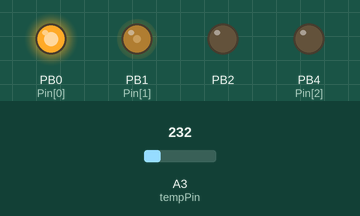
The sketch below on a simulated ATtiny85, built with avr-gcc and run on an emulated ATtiny85. Parts: output pins drawn as LEDs (lit = HIGH). Inputs (shaded band) come from the test bench; at power-on: A3 (tempPin) = 232.

Above: at 1.2 s.
1.3 s: A3 (tempPin) set to 212
At 2.3 s:
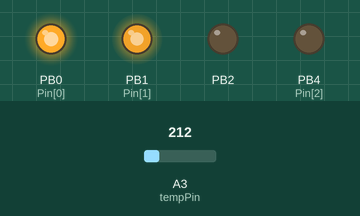
2.8 s: A3 (tempPin) set to 201
At 3.9 s:
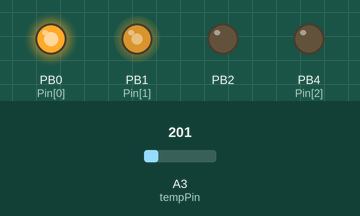
4.3 s: A3 (tempPin) set to 250
At 4.7 s:
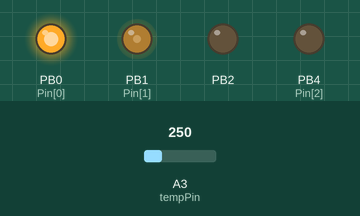
Timing chart, 0 to 7.3 s (numbered marks = the images above; inputs shaded):
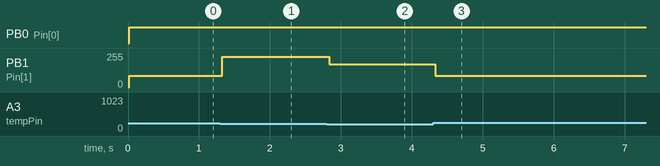

Measured:
- the behaviour switches between 228 and 227 on A3 (tempPin) (found by bisection; images 0 and 1)
- after the input at 1.3 s, PB1 (Pin[1]): 84/255 → 226/255 at once
- after the input at 2.8 s, PB1 (Pin[1]): 226/255 → 169/255 at once
- after the input at 4.3 s, PB1 (Pin[1]): 169/255 → 84/255 at once

The sketch:

nightlight.ino
```cpp
/* Three PWM Outputs */

/*
pink-blue themed rgb led theme powered by attiny 85
includes low battery warning for use on lipo batteries

wireup as follows

attiny pin (1-8)    to
2                   battery +
3                   LED B
4                   GND
5                   LED R
6                   LED G
8                   5V

assume the LED pins go R-GND-G-B

*/

// ATtiny85 outputs
const int Red = 2;
const int Green = 0;
const int Blue = 1;
const int tempPin = A3;

volatile uint8_t* Port[] = {&OCR0A, &OCR0B, &OCR1B};
int Pin[] = {0, 1, 4};
int reading;
float voltage;
float temperature;
float red;
float blue;


void setup() {
  pinMode(Pin[Red], OUTPUT);
  pinMode(Pin[Green], OUTPUT);
  pinMode(Pin[Blue], OUTPUT);
}
// Sets colour Red=0 Green=1 Blue=2 to specified intensity 0 (off) to 255 (max)
void setColour (int colour, int intensity) {
  analogWrite(colour, 255- intensity);
}

void loop() {


reading = analogRead(tempPin);

voltage = reading *5.0;
voltage /=1024.0;

temperature = ((voltage-0.5) * 100);

delay(20);

red = map(temperature,15,24,0,1024);
blue = 1024-red;


//gbr
setColour(0,0);
setColour(1,blue);
setColour(2,red);

//delay(1);

}
```
